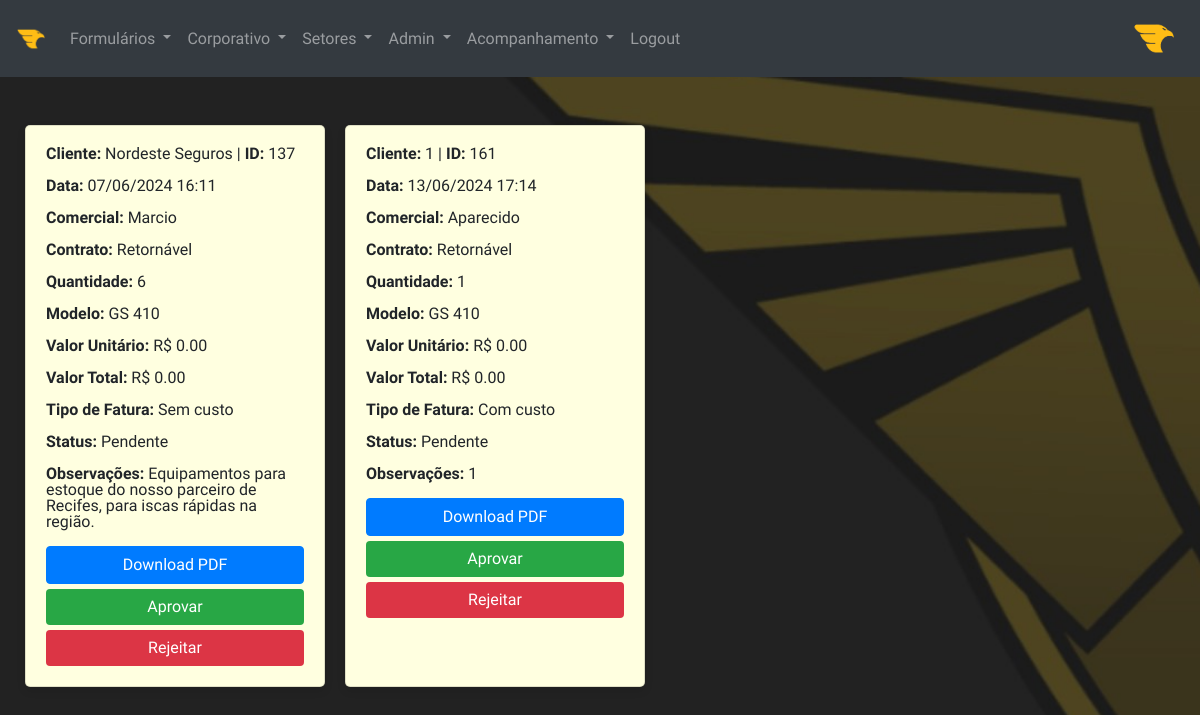
The app's page /sales_request/ceo (signed in) with its own data.
### models.py (models this page shows, shortened)
class User(UserMixin, db.Model):
    __tablename__ = 'users'  # Nome da tabela no banco de dados
    id = db.Column(db.Integer, primary_key=True)  # ID do usuário
    username = db.Column(db.String(100), unique=True, nullable=False)  # Nome de usuário
    email = db.Column(db.String(100), unique=True, nullable=False)  # E-mail do usuário
    password_hash = db.Column(db.String(128), nullable=False)  # Hash da senha do usuário
    profile_picture = db.Column(db.String(100), default='/img/logo-golden.png')  # Imagem de perfil do usuário
    additional_info = db.Column(db.Text)  # Informações adicionais sobre o usuário
    access_level = db.Column(db.String(20), default='User')  # Nível de acesso do usuário

class SalesRequest(db.Model):
    __tablename__ = 'sales_request'  # Nome da tabela no banco de dados
    id = db.Column(db.Integer, primary_key=True)  # ID da requisição de venda
    date_completed = db.Column(db.String(20), nullable=True, default=lambda: datetime.now(tz=fuso_horario_brasilia).strftime('%d/%m/%Y %H:%M'))  # Data de conclusão da requisição
    cnpj = db.Column(db.String(20))  # CNPJ do cliente
    contract_start = db.Column(db.String(20))  # Início do contrato
    vigency = db.Column(db.String(20))  # Vigência do contrato
    reason = db.Column(db.String(50))  # Motivo da requisição
    location = db.Column(db.String(50), default='n/a')  # Localização da requisição
    maintenance_number = db.Column(db.String(100), default='n/a')  # Número de manutenção
    client = db.Column(db.String(120))  # Nome do cliente
    sales_rep = db.Column(db.String(50))  # Representante de vendas
    contract_type = db.Column(db.String(50))  # Tipo de contrato
    shipping = db.Column(db.String(50))  # Método de envio
    delivery_fee = db.Column(Numeric(precision=16, scale=2))  # Taxa de entrega
    address = db.Column(db.String(200))  # Endereço de entrega
    contact_person = db.Column(db.String(100))  # Pessoa de contato
    email = db.Column(db.String(120))  # E-mail do cliente
    phone = db.Column(db.String(20))  # Telefone do cliente
    quantity = db.Column(db.Integer)  # Quantidade de equipamentos
    model = db.Column(db.String(50))  # Modelo do equipamento
    customization = db.Column(db.String(100))  # Personalização do equipamento
    tp = db.Column(db.String(50))  # Tipo de produto
    charger = db.Column(db.String(100))  # Carregador do equipamento
    cable = db.Column(db.String(100))  # Cabo do equipamento
    invoice_type = db.Column(db.String(50))  # Tipo de fatura
    value = db.Column(Numeric(precision=16, scale=2))  # Valor do equipamento
    total_value = db.Column(Numeric(precision=16, scale=2))  # Valor total da requisição
    payment_method = db.Column(db.String(50))  # Método de pagamento
    observations = db.Column(db.Text)  # Observações sobre a requisição
    accept_terms = db.Column(db.Boolean, default=False)  # Aceitação dos termos
    status = db.Column(db.String(20), nullable=False, default='Pendente')  # Status da requisição
    date_sent_to_customer = db.Column(db.String(20), nullable=True)  # Data de envio ao cliente
    equipment_numbers = db.Column(db.String(200), nullable=True)  # Números dos equipamentos

### routes.py (the view)
@app.route('/sales_request/ceo')
@login_required  # Requer que o usuário esteja autenticado
@check_permissions(['Admin', 'CEO', 'Inteligência', 'Diretoria'])  # Verifica as permissões do usuário
def ceo_approval_requests():
    ceo_approval_requests = SalesRequest.query.all()
    return render_template('ceo_approval_requests.html', ceo_approval_requests=ceo_approval_requests)

### app.py (called while the page is built)
@login_manager.user_loader
def load_user(user_id):
    return User.query.get(int(user_id))  # Retorna o usuário pelo ID

### routes.py (called while the page is built)
def check_permissions(access_level):
    def decorator(func):
        @wraps(func)
        def wrapper(*args, **kwargs):
            if current_user.is_authenticated and current_user.access_level in access_level:
                return func(*args, **kwargs)
            else:
                flash('Você não tem permissão para acessar esta página.', 'danger')
                return redirect(url_for('index'))
        return wrapper
    return decorator

### templates/ceo_approval_requests.html (shortened to what this page needs)
{% extends 'base.html' %}
{% block content %}
<div class="card-container">
    {% for request in ceo_approval_requests %}
    {% if request.status == 'Pendente' %}
    <div class="card" style="background-color: {% if request.status == 'Pendente' %}lightyellow{% endif %}">
        <p><b>Cliente:</b> {{ request. client }} | <b>ID: </b> {{request.id}}</p>
        <p><b>Data:</b> {{ request.date_completed }}</p>
        <p><b>Comercial:</b> {{ request.sales_rep }}</p>
        <p><b>Contrato:</b> {{ request.contract_type }}</p>
        <p><b>Quantidade:</b> {{ request.quantity }}</p>
        <p><b>Modelo:</b> {{ request.model }}</p>
        <p><b>Valor Unitário:</b> R$ {{ request.value }}</p>
        <p><b>Valor Total:</b> R$ {{ request.total_value}}</p>
        <p><b>Tipo de Fatura:</b> {{ request.invoice_type }}</p>
        <p><b>Status:</b> {{ request.status }}</p>
        <p><b>Observações:</b> {{ request.observations }}</p>
        <a href="{{ url_for('download_sales_pdf', sales_request_id=request.id) }}" class="btn btn-primary">Download PDF</a>
        <form action="{{ url_for('approve_ceo_approval_request', sales_request_id=request.id) }}" method="post" style="display: inline;">
            <button type="submit" class="btn btn-success">Aprovar</button>
        </form>
        <form action="{{ url_for('reject_ceo_approval_request', sales_request_id=request.id) }}" method="post" style="display: inline;">
            <button type="submit" class="btn btn-danger">Rejeitar</button>
        </form>
    </div>
    {% endif %}
    {% endfor %}
</div>
{% endblock %}

### templates/base.html (shortened to what this page needs)
<!DOCTYPE html>
<html lang="en">
<head>
    <link rel="stylesheet" href="https://stackpath.bootstrapcdn.com/bootstrap/4.5.2/css/bootstrap.min.css">
    <link rel="stylesheet" href="https://cdnjs.cloudflare.com/ajax/libs/font-awesome/5.15.1/css/all.min.css">
    <link rel="stylesheet" href="https://cdnjs.cloudflare.com/ajax/libs/animate.css/4.1.1/animate.min.css"/>
    <link rel="stylesheet" href="{{ url_for('static', filename='css/style.css') }}">
</head>
<body>
    <nav class="navbar navbar-expand-lg navbar-dark bg-dark">
        <a class="navbar-brand" href="{{ url_for('index') }}">
            <img src="{{ url_for('static', filename='img/logo-int.png') }}" alt="InteGS" height="30">
        </a>
        <div class="collapse navbar-collapse" id="navbarNav">
            <ul class="navbar-nav mr-auto">
                {% if current_user.is_authenticated %}
                {% if current_user.access_level in ['Admin', 'Manutenção', 'Comercial', 'Inteligência', 'Expedição'] %}
                <li class="nav-item dropdown">
                    <a class="nav-link dropdown-toggle" href="#" id="formsDropdown" role="button" data-toggle="dropdown" aria-haspopup="true" aria-expanded="false">
                        Formulários
                    </a>
                </li>
                {% endif %}
                {% if current_user.access_level in ['Admin', 'Diretoria', 'CEO', 'Inteligência'] %}
                <li class="nav-item dropdown">
                    <a class="nav-link dropdown-toggle" href="#" id="corporateDropdown" role="button" data-toggle="dropdown" aria-haspopup="true" aria-expanded="false">
                        Corporativo
                    </a>
                </li>
                {% endif %}
                {% if current_user.access_level in ['Admin', 'Manutenção', 'Comercial', 'Inteligência', 'CEO', 'Diretoria', 'Expedição', 'Configuração'] %}
                <li class="nav-item dropdown">
                    <a class="nav-link dropdown-toggle" href="#" id="sectorsDropdown" role="button" data-toggle="dropdown" aria-haspopup="true" aria-expanded="false">
                        Setores
                    </a>
                </li>
                {% endif %}
                {% if current_user.access_level in ['Admin','Inteligência', 'CEO', 'Diretoria'] %}
                <li class="nav-item dropdown">
                    <a class="nav-link dropdown-toggle" href="#" id="sectorsDropdown" role="button" data-toggle="dropdown" aria-haspopup="true" aria-expanded="false">
                        Admin
                    </a>
                </li>
                {% endif %}
                {% if current_user.access_level in ['Acompanhamento', 'Admin', 'Inteligência', 'Supervisor', 'CEO', 'Diretoria'] %}
                <li class="nav-item dropdown">
                    <a class="nav-link dropdown-toggle" href="#" id="sectorsDropdown" role="button" data-toggle="dropdown" aria-haspopup="true" aria-expanded="false">
                        Acompanhamento
                    </a>
                </li>
                {% endif %}
                <li class="nav-item">
                    <a class="nav-link" href="{{ url_for('logout') }}">Logout</a>
                </li>
                {% endif %}
            </ul>
            <ul class="navbar-nav">
                <li class="nav-item">
                    {% if current_user.is_authenticated %}
                    <a class="nav-link" href="{{ url_for('profile') }}">
                        <img src="{{ url_for('static', filename='img/' + current_user.profile_picture) }}" class="rounded-circle profile-icon" style="width: 45px; height: 45px;" alt="Foto do perfil">
                    </a>
                    {% endif %}
                </li>
            </ul>
        </div>
    </nav>
    {% block content %}{% endblock %}
</body>
</html>

### static/css/style.css (style rules this page uses)
* { margin: 0; padding: 0; box-sizing: border-box; }
body { font-family: "Ubuntu Sans", sans-serif; background-image: url("/static/img/wallpaper.jpg"); background-repeat: no-repeat; background-size: cover; background-attachment: fixed; overflow-x: hidden; }

### templates/ceo_approval_requests.html (style rules this page uses)
body { background-image: url("/static/img/wallpaper.jpg"); background-repeat: no-repeat; background-size: cover; background-attachment: fixed; }
.card-container { display: flex; flex-wrap: wrap; gap: 20px; margin-top: 30px; justify-content: flex-start; margin-left: 25px; }
.card { width: 300px; border-radius: 5px; padding: 20px; transition: transform 0.3s, box-shadow 0.3s; box-shadow: 0 4px 8px rgba(0, 0, 0, 0.1); position: relative; overflow: hidden; margin-bottom: 10px; line-height: 1; }
.card p { font-size: 16px; }
.card form { display: flex; flex-direction: column; align-items: center; margin-top: 5px; }
.card form button { border: none; color: #fff; cursor: pointer; width: 100%; position: relative; }

### records on screen
User: profile_picture (picture)
SalesRequest: client "Nordeste Seguros", id "137", date_completed "07/06/2024 16:11", sales_rep "Marcio", contract_type "Retornável", quantity "6", model "GS 410", value "0.00", total_value "0.00", invoice_type "Sem custo", status "Pendente", observations "Equipamentos para estoque do nosso parceiro de Recifes, para iscas rápidas na região."
SalesRequest: client "1", id "161", date_completed "13/06/2024 17:14", sales_rep "Aparecido", contract_type "Retornável", quantity "1", model "GS 410", value "0.00", total_value "0.00", invoice_type "Com custo", status "Pendente", observations "1"
